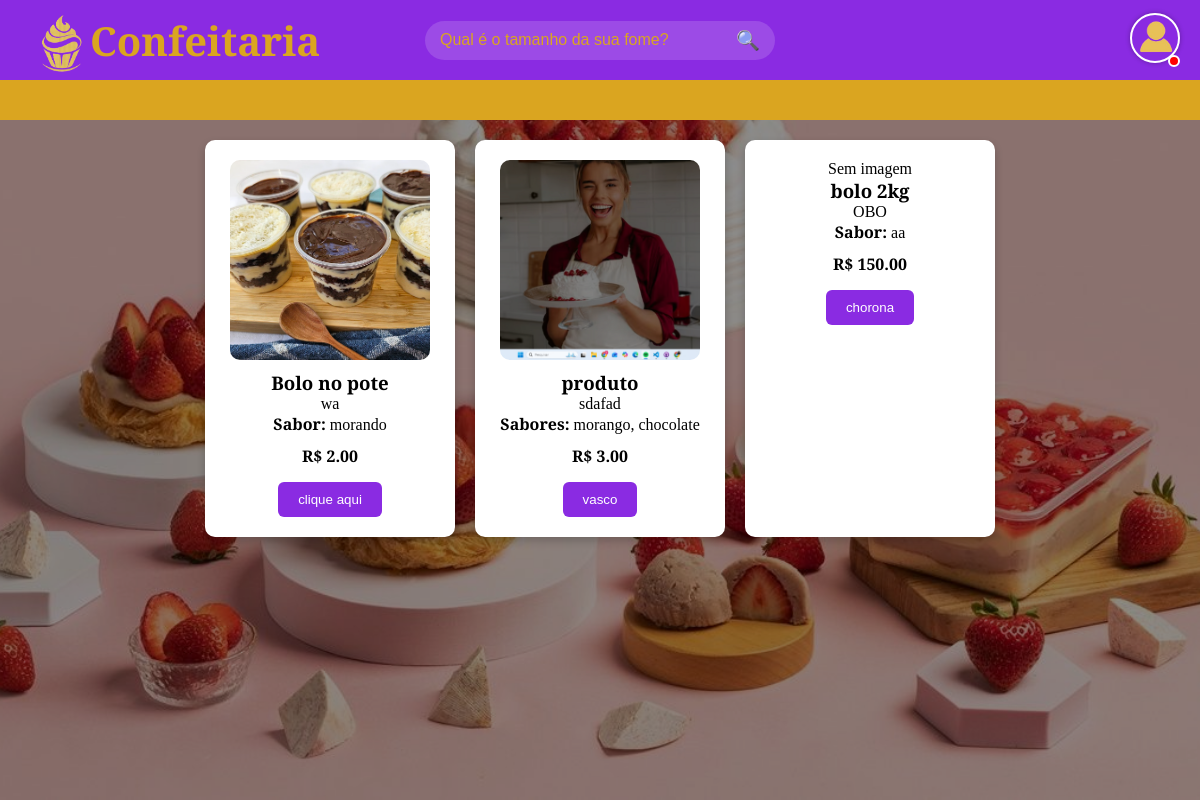
Page /delivery on the committed database.
### app/models.py (models this page shows, shortened)
class Produto(db.Model):
    id = db.Column(db.Integer, primary_key=True)
    nome = db.Column(db.String(100), nullable=False)
    preco_custo = db.Column(db.Float, nullable=False)
    valor_venda = db.Column(db.Float, nullable=False)
    lucro = db.Column(db.Float, nullable=False)
    descricao = db.Column(db.Text, nullable=False)
    tipo_sabor = db.Column(db.String(20), nullable=False)
    sabor_unico = db.Column(db.String(50), nullable=True)
    sabores = db.Column(db.Text, nullable=True)
    frase_botao = db.Column(db.String(50), nullable=False)
    imagem = db.Column(db.String(100), nullable=True)

### app/view.py (the view)
@app.route('/delivery', methods=['GET'])
def delivery():
    usuario = None
    if 'usuario_id' in session:
        usuario = Usuario.query.get(session['usuario_id'])
    produtos = Produto.query.all()
    return render_template(
        'delivery.html',
        produtos=produtos,
        usuario=usuario
    )

### app/templates/delivery.html (shortened to what this page needs)
<!DOCTYPE html>
<html lang="pt-br">
<head>
    <link rel="stylesheet" href="{{ url_for('static', filename='css/delivery.css') }}">
</head>
<body>
    <div class="background">
        <div class="content">
            <header class="header">
                <div class="retangulo-rosa">
                    <div class="header-left">
                        <div class="imagem-cupcake"></div>
                        <h1 class="titulo">Confeitaria</h1>
                    </div>
                    <form class="barra-pesquisa" action="{{ url_for('delivery') }}" method="GET">
                        <input
                            type="text"
                            name="q"
                            id="search-input"
                            placeholder="Qual é o tamanho da sua fome?"
                            value="{{ request.args.get('q', '') }}"
                        >
                        <button type="submit">🔍</button>
                    </form>
                    <div class="header-right">
                        <div class="usuario-box">
                            {% if usuario %}
                            <a href="{{ url_for('perfil') }}">
                                <img src="{{ url_for('static', filename='img/usuarios/' + usuario.imagem) }}"
                                    alt="Perfil" class="imagem-user">
                                <span class="status-bola logged-in"></span>
                            </a>
                            {% else %}
                            <a href="{{ url_for('cadastro') }}">
                                <img src="{{ url_for('static', filename='img/user-home.png') }}"
                                    alt="Cadastrar" class="imagem-user">
                                <span class="status-bola"></span>
                            </a>
                            {% endif %}
                        </div>
                    </div>
                </div>
                <div class="retangulo-dourado"></div>
            </header>
            <main class="produtos-container" id="produtos-container">
                {% for produto in produtos %}
                <div class="card">
                    {% if produto.imagem %}
                    <img src="{{ url_for('static', filename='img/produtos/' ~ produto.imagem) }}"
                         class="card-img" alt="{{ produto.nome }}">
                    {% else %}
                    <div class="sem-imagem">Sem imagem</div>
                    {% endif %}
                    <h3>{{ produto.nome }}</h3>
                    <p>{{ produto.descricao }}</p>
                    {% if produto.tipo_sabor == "um" %}
                        <p><strong>Sabor:</strong> {{ produto.sabor_unico }}</p>
                    {% else %}
                        <p><strong>Sabores:</strong> {{ produto.sabores }}</p>
                    {% endif %}
                    <p class="preco">R$ {{ "%.2f"|format(produto.valor_venda) }}</p>
                    <button>{{ produto.frase_botao }}</button>
                </div>
                {% endfor %}
            </main>
        </div>
    </div>
</body>
</html>

### app/static/css/delivery.css (style rules this page uses)
* { margin: 0; padding: 0; box-sizing: border-box; }
html, body { height: 100%; font-family: "Playfair Display SC", serif; }
.background { position: relative; min-height: 100vh; background-image: url("../img/home.jpg"); background-size: cover; background-position: center; }
.content { position: relative; z-index: 2; }
.retangulo-rosa { height: 10vh; background-color: blueviolet; display: flex; align-items: center; justify-content: space-between; padding: 0 20px; }
.header-left, .header-center, .header-right { display: flex; align-items: center; flex: 1; }
.header-right { justify-content: flex-end; gap: 15px; }
.titulo { font-size: 2.5rem; color: goldenrod; }
.retangulo-dourado { height: 5vh; background-color: goldenrod; display: flex; align-items: center; justify-content: space-between; padding: 0 20px; }
.imagem-cupcake { width: 70px; height: 70px; background: url("../img/cupcake-home.png") center/contain no-repeat; }
.usuario-box { display: flex; align-items: center; gap: 10px; position: relative; }
.imagem-user { width: 50px; height: 50px; border-radius: 50%; object-fit: cover; border: 2px solid white; box-shadow: 0 0 5px rgba(0,0,0,0.3); cursor: pointer; transition: transform 0.2s; }
.status-bola { position: absolute; bottom: 0; right: 0; width: 12px; height: 12px; border-radius: 50%; background-color: red; border: 2px solid white; }
.barra-pesquisa { display: flex; align-items: center; gap: 10px; width: 350px; padding: 8px 15px; border-radius: 25px; background-color: rgba(255,255,255,0.15); }
.barra-pesquisa input { flex: 1; border: none; background: transparent; color: goldenrod; font-size: 1rem; }
.barra-pesquisa input::placeholder { color: goldenrod; opacity: 1; }
.barra-pesquisa button { background: transparent; border: none; color: goldenrod; font-size: 1.2rem; cursor: pointer; padding: 0; }
.produtos-container { display: flex; flex-wrap: wrap; gap: 20px; justify-content: center; padding: 20px; }
.card { background: white; padding: 20px; width: 250px; border-radius: 10px; box-shadow: 0 4px 8px rgba(0,0,0,0.2); display: flex; flex-direction: column; align-items: center; transition: transform 0.2s; }
.card-img { width: 200px; height: 200px; object-fit: cover; border-radius: 10px; margin-bottom: 10px; }
.card h3, .card p { text-align: center; }
.card p.preco { font-weight: bold; margin-top: 10px; }
.card button { margin-top: 15px; padding: 10px 20px; background-color: blueviolet; color: white; border: none; border-radius: 6px; cursor: pointer; transition: background-color 0.2s; }

### rows in the picture
Produto: imagem (picture), nome "Bolo no pote", descricao "wa", sabor_unico "morando", valor_venda "2.00", frase_botao "clique aqui"
Produto: imagem+nome (picture), nome "produto", descricao "sdafad", sabores "morango, chocolate", valor_venda "3.00", frase_botao "vasco"
Produto: shows "Sem imagem", nome "bolo 2kg", descricao "OBO", sabor_unico "aa", valor_venda "150.00", frase_botao "chorona"
